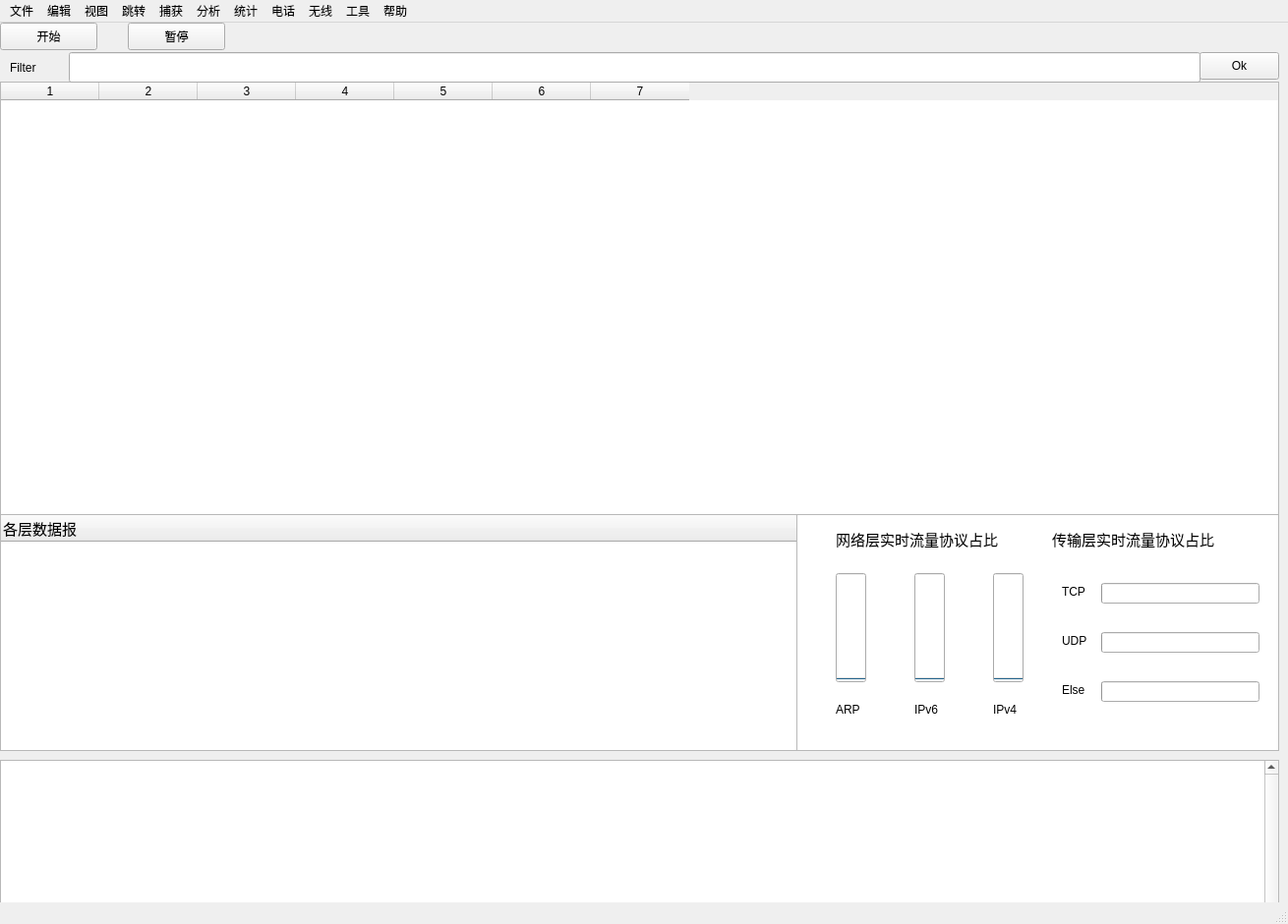
<?xml version="1.0" encoding="UTF-8"?>
<ui version="4.0">
 <class>MainWindow</class>
 <widget class="QMainWindow" name="MainWindow">
  <property name="geometry">
   <rect>
    <x>0</x>
    <y>0</y>
    <width>1310</width>
    <height>940</height>
   </rect>
  </property>
  <property name="windowTitle">
   <string>MainWindow</string>
  </property>
  <property name="layoutDirection">
   <enum>Qt::LeftToRight</enum>
  </property>
  <widget class="QWidget" name="centralwidget">
   <widget class="QPushButton" name="pushButton_start">
    <property name="geometry">
     <rect>
      <x>0</x>
      <y>0</y>
      <width>99</width>
      <height>28</height>
     </rect>
    </property>
    <property name="text">
     <string>开始</string>
    </property>
   </widget>
   <widget class="QPushButton" name="pushButton_pause">
    <property name="geometry">
     <rect>
      <x>130</x>
      <y>0</y>
      <width>99</width>
      <height>28</height>
     </rect>
    </property>
    <property name="text">
     <string>暂停</string>
    </property>
   </widget>
   <widget class="QTableWidget" name="tableWidget">
    <property name="geometry">
     <rect>
      <x>0</x>
      <y>60</y>
      <width>1301</width>
      <height>441</height>
     </rect>
    </property>
    <property name="sizePolicy">
     <sizepolicy hsizetype="Expanding" vsizetype="Expanding">
      <horstretch>0</horstretch>
      <verstretch>0</verstretch>
     </sizepolicy>
    </property>
    <property name="mouseTracking">
     <bool>false</bool>
    </property>
    <property name="focusPolicy">
     <enum>Qt::TabFocus</enum>
    </property>
    <property name="contextMenuPolicy">
     <enum>Qt::ActionsContextMenu</enum>
    </property>
    <property name="layoutDirection">
     <enum>Qt::LeftToRight</enum>
    </property>
    <property name="autoFillBackground">
     <bool>false</bool>
    </property>
    <property name="frameShape">
     <enum>QFrame::StyledPanel</enum>
    </property>
    <property name="frameShadow">
     <enum>QFrame::Sunken</enum>
    </property>
    <property name="verticalScrollBarPolicy">
     <enum>Qt::ScrollBarAsNeeded</enum>
    </property>
    <property name="sizeAdjustPolicy">
     <enum>QAbstractScrollArea::AdjustToContentsOnFirstShow</enum>
    </property>
    <property name="alternatingRowColors">
     <bool>true</bool>
    </property>
    <property name="selectionBehavior">
     <enum>QAbstractItemView::SelectRows</enum>
    </property>
    <property name="showGrid">
     <bool>true</bool>
    </property>
    <property name="gridStyle">
     <enum>Qt::SolidLine</enum>
    </property>
    <property name="sortingEnabled">
     <bool>false</bool>
    </property>
    <property name="wordWrap">
     <bool>true</bool>
    </property>
    <property name="cornerButtonEnabled">
     <bool>true</bool>
    </property>
    <property name="rowCount">
     <number>0</number>
    </property>
    <property name="columnCount">
     <number>7</number>
    </property>
    <attribute name="horizontalHeaderVisible">
     <bool>true</bool>
    </attribute>
    <attribute name="horizontalHeaderCascadingSectionResizes">
     <bool>true</bool>
    </attribute>
    <attribute name="horizontalHeaderHighlightSections">
     <bool>true</bool>
    </attribute>
    <attribute name="horizontalHeaderShowSortIndicator" stdset="0">
     <bool>false</bool>
    </attribute>
    <attribute name="verticalHeaderVisible">
     <bool>false</bool>
    </attribute>
    <column/>
    <column/>
    <column/>
    <column/>
    <column/>
    <column/>
    <column/>
   </widget>
   <widget class="QLabel" name="label">
    <property name="geometry">
     <rect>
      <x>10</x>
      <y>30</y>
      <width>81</width>
      <height>31</height>
     </rect>
    </property>
    <property name="text">
     <string>Filter</string>
    </property>
   </widget>
   <widget class="QLineEdit" name="lineEdit">
    <property name="geometry">
     <rect>
      <x>70</x>
      <y>30</y>
      <width>1151</width>
      <height>31</height>
     </rect>
    </property>
    <property name="font">
     <font>
      <pointsize>11</pointsize>
     </font>
    </property>
    <property name="text">
     <string/>
    </property>
   </widget>
   <widget class="QPushButton" name="pushButton">
    <property name="geometry">
     <rect>
      <x>1220</x>
      <y>30</y>
      <width>81</width>
      <height>28</height>
     </rect>
    </property>
    <property name="text">
     <string>Ok</string>
    </property>
   </widget>
   <widget class="QTextBrowser" name="textBrowser">
    <property name="geometry">
     <rect>
      <x>0</x>
      <y>750</y>
      <width>1301</width>
      <height>301</height>
     </rect>
    </property>
    <property name="verticalScrollBarPolicy">
     <enum>Qt::ScrollBarAlwaysOn</enum>
    </property>
   </widget>
   <widget class="QTreeWidget" name="treeWidget">
    <property name="geometry">
     <rect>
      <x>0</x>
      <y>500</y>
      <width>811</width>
      <height>241</height>
     </rect>
    </property>
    <property name="font">
     <font>
      <pointsize>11</pointsize>
     </font>
    </property>
    <column>
     <property name="text">
      <string>各层数据报</string>
     </property>
    </column>
   </widget>
   <widget class="QProgressBar" name="progressBar">
    <property name="geometry">
     <rect>
      <x>850</x>
      <y>560</y>
      <width>31</width>
      <height>111</height>
     </rect>
    </property>
    <property name="value">
     <number>0</number>
    </property>
    <property name="textVisible">
     <bool>false</bool>
    </property>
    <property name="orientation">
     <enum>Qt::Vertical</enum>
    </property>
   </widget>
   <widget class="QTextBrowser" name="textBrowser_2">
    <property name="geometry">
     <rect>
      <x>810</x>
      <y>500</y>
      <width>491</width>
      <height>241</height>
     </rect>
    </property>
   </widget>
   <widget class="QLabel" name="label_2">
    <property name="geometry">
     <rect>
      <x>850</x>
      <y>510</y>
      <width>211</width>
      <height>31</height>
     </rect>
    </property>
    <property name="font">
     <font>
      <pointsize>11</pointsize>
     </font>
    </property>
    <property name="text">
     <string>网络层实时流量协议占比</string>
    </property>
   </widget>
   <widget class="QProgressBar" name="progressBar_2">
    <property name="geometry">
     <rect>
      <x>1010</x>
      <y>560</y>
      <width>31</width>
      <height>111</height>
     </rect>
    </property>
    <property name="value">
     <number>0</number>
    </property>
    <property name="textVisible">
     <bool>false</bool>
    </property>
    <property name="orientation">
     <enum>Qt::Vertical</enum>
    </property>
   </widget>
   <widget class="QProgressBar" name="progressBar_3">
    <property name="geometry">
     <rect>
      <x>930</x>
      <y>560</y>
      <width>31</width>
      <height>111</height>
     </rect>
    </property>
    <property name="value">
     <number>0</number>
    </property>
    <property name="textVisible">
     <bool>false</bool>
    </property>
    <property name="orientation">
     <enum>Qt::Vertical</enum>
    </property>
   </widget>
   <widget class="QLabel" name="label_3">
    <property name="geometry">
     <rect>
      <x>850</x>
      <y>690</y>
      <width>31</width>
      <height>18</height>
     </rect>
    </property>
    <property name="text">
     <string>ARP</string>
    </property>
   </widget>
   <widget class="QLabel" name="label_4">
    <property name="geometry">
     <rect>
      <x>930</x>
      <y>690</y>
      <width>41</width>
      <height>18</height>
     </rect>
    </property>
    <property name="text">
     <string>IPv6</string>
    </property>
   </widget>
   <widget class="QLabel" name="label_5">
    <property name="geometry">
     <rect>
      <x>1010</x>
      <y>690</y>
      <width>41</width>
      <height>18</height>
     </rect>
    </property>
    <property name="text">
     <string>IPv4</string>
    </property>
   </widget>
   <widget class="QLabel" name="label_6">
    <property name="geometry">
     <rect>
      <x>1070</x>
      <y>510</y>
      <width>211</width>
      <height>31</height>
     </rect>
    </property>
    <property name="font">
     <font>
      <pointsize>11</pointsize>
     </font>
    </property>
    <property name="text">
     <string>传输层实时流量协议占比</string>
    </property>
   </widget>
   <widget class="QProgressBar" name="progressBar_4">
    <property name="geometry">
     <rect>
      <x>1120</x>
      <y>570</y>
      <width>161</width>
      <height>21</height>
     </rect>
    </property>
    <property name="value">
     <number>0</number>
    </property>
    <property name="textVisible">
     <bool>false</bool>
    </property>
    <property name="orientation">
     <enum>Qt::Horizontal</enum>
    </property>
    <property name="format">
     <string>%p%</string>
    </property>
   </widget>
   <widget class="QProgressBar" name="progressBar_5">
    <property name="geometry">
     <rect>
      <x>1120</x>
      <y>620</y>
      <width>161</width>
      <height>21</height>
     </rect>
    </property>
    <property name="value">
     <number>0</number>
    </property>
    <property name="textVisible">
     <bool>false</bool>
    </property>
    <property name="orientation">
     <enum>Qt::Horizontal</enum>
    </property>
   </widget>
   <widget class="QProgressBar" name="progressBar_6">
    <property name="geometry">
     <rect>
      <x>1120</x>
      <y>670</y>
      <width>161</width>
      <height>21</height>
     </rect>
    </property>
    <property name="value">
     <number>0</number>
    </property>
    <property name="textVisible">
     <bool>false</bool>
    </property>
    <property name="orientation">
     <enum>Qt::Horizontal</enum>
    </property>
   </widget>
   <widget class="QLabel" name="label_7">
    <property name="geometry">
     <rect>
      <x>1080</x>
      <y>570</y>
      <width>41</width>
      <height>18</height>
     </rect>
    </property>
    <property name="text">
     <string>TCP</string>
    </property>
   </widget>
   <widget class="QLabel" name="label_8">
    <property name="geometry">
     <rect>
      <x>1080</x>
      <y>620</y>
      <width>41</width>
      <height>18</height>
     </rect>
    </property>
    <property name="text">
     <string>UDP</string>
    </property>
   </widget>
   <widget class="QLabel" name="label_9">
    <property name="geometry">
     <rect>
      <x>1080</x>
      <y>670</y>
      <width>41</width>
      <height>18</height>
     </rect>
    </property>
    <property name="text">
     <string>Else</string>
    </property>
   </widget>
   <zorder>textBrowser_2</zorder>
   <zorder>pushButton_start</zorder>
   <zorder>pushButton_pause</zorder>
   <zorder>tableWidget</zorder>
   <zorder>label</zorder>
   <zorder>lineEdit</zorder>
   <zorder>pushButton</zorder>
   <zorder>textBrowser</zorder>
   <zorder>treeWidget</zorder>
   <zorder>progressBar</zorder>
   <zorder>label_2</zorder>
   <zorder>progressBar_2</zorder>
   <zorder>progressBar_3</zorder>
   <zorder>label_3</zorder>
   <zorder>label_4</zorder>
   <zorder>label_5</zorder>
   <zorder>label_6</zorder>
   <zorder>progressBar_4</zorder>
   <zorder>progressBar_5</zorder>
   <zorder>progressBar_6</zorder>
   <zorder>label_7</zorder>
   <zorder>label_8</zorder>
   <zorder>label_9</zorder>
  </widget>
  <widget class="QMenuBar" name="menubar">
   <property name="geometry">
    <rect>
     <x>0</x>
     <y>0</y>
     <width>1310</width>
     <height>26</height>
    </rect>
   </property>
   <widget class="QMenu" name="menu">
    <property name="title">
     <string>文件</string>
    </property>
   </widget>
   <widget class="QMenu" name="menu_2">
    <property name="title">
     <string>编辑</string>
    </property>
   </widget>
   <widget class="QMenu" name="menu_3">
    <property name="title">
     <string>视图</string>
    </property>
   </widget>
   <widget class="QMenu" name="menu_4">
    <property name="title">
     <string>跳转</string>
    </property>
   </widget>
   <widget class="QMenu" name="menu_5">
    <property name="title">
     <string>捕获</string>
    </property>
   </widget>
   <widget class="QMenu" name="menu_6">
    <property name="title">
     <string>分析</string>
    </property>
   </widget>
   <widget class="QMenu" name="menu_7">
    <property name="title">
     <string>统计</string>
    </property>
   </widget>
   <widget class="QMenu" name="menu_8">
    <property name="title">
     <string>电话</string>
    </property>
   </widget>
   <widget class="QMenu" name="menu_9">
    <property name="title">
     <string>无线</string>
    </property>
   </widget>
   <widget class="QMenu" name="menu_10">
    <property name="title">
     <string>工具</string>
    </property>
   </widget>
   <widget class="QMenu" name="menu_11">
    <property name="title">
     <string>帮助</string>
    </property>
   </widget>
   <addaction name="menu"/>
   <addaction name="menu_2"/>
   <addaction name="menu_3"/>
   <addaction name="menu_4"/>
   <addaction name="menu_5"/>
   <addaction name="menu_6"/>
   <addaction name="menu_7"/>
   <addaction name="menu_8"/>
   <addaction name="menu_9"/>
   <addaction name="menu_10"/>
   <addaction name="menu_11"/>
  </widget>
  <widget class="QStatusBar" name="statusbar"/>
 </widget>
 <resources/>
 <connections/>
</ui>
